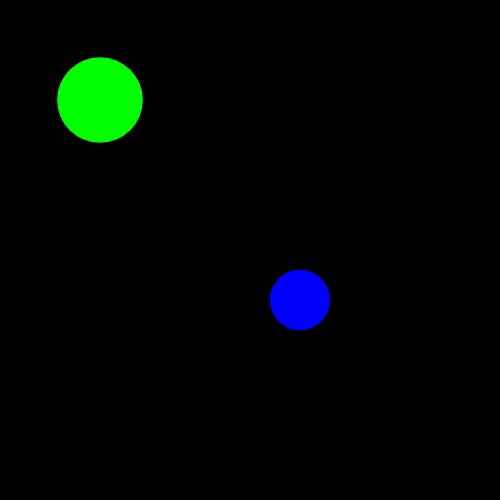
Frame 1 (no input)
Frame 60 (no input): identical to frame 1, image omitted
Frame 120 (the mouse pressed at the canvas centre since frame 60): identical to frame 1, image omitted

The p5.js sketch that drew this single still picture (run headless with seeded random() and noise() and a simulated clock; from frame 60 on, the mouse is pressed at the canvas centre):

// p5.js sketch
// ── sketch.js
let myXPos = 100;
let myYPos = 100;
let mySize;

let enemyXPos = 300;
let enemyYPos = 300;
let enemySize;

function setup() {
  createCanvas(500, 500);
  noStroke();

  mySize = random(50, 100);
  enemySize = random(50, 100);
}

function draw() {
  background(0);

  fill(0, 255, 0);
  ellipse(myXPos, myYPos, mySize, mySize);

fill(0, 0, 255);
  ellipse(enemyXPos, enemyYPos, enemySize, enemySize)
  
  if (keyIsDown(LEFT_ARROW)) {
    myXPos -= 3;
  }

  if (keyIsDown(RIGHT_ARROW)) {
    myXPos += 3;
  }

  if (keyIsDown(UP_ARROW)) {
    myYPos -= 3;
  }

  if (keyIsDown(DOWN_ARROW)) {
    myYPos += 3;
  }

let distance = dist(myXPos, myYPos, enemyXPos, enemyYPos)
  if (distance <= (mySize / 2) + (enemySize / 2)){
    fill(random(255), random(255), random(255))
    textSize(22)
    text("I'm colliding with my enemy. Ouch!", 140, 480)
  }
}
